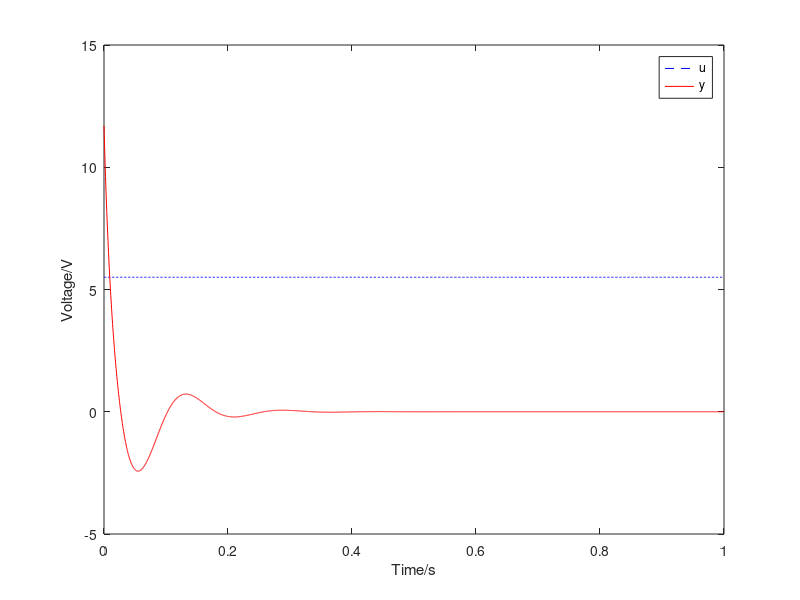

MATLAB code for this plot:
pkg load control;

clear;

R1=470e3;
R2=100e3;
R3=2e3;
R4=7.5e3;
K=1.03;
TE=1.3267e-3;
TM=0.0909;
ke=0.0286479;
kp=4.77;


G=tf([5.34e-8 4.43e-5 2.53e-3 2.28e-2 0], [2.5125e-8 2.2925e-5 2.8245e-3 1.07e-1 3.91818]);
stepsize=5.5;

[y_unit t]=step(G,1);
y=y_unit*stepsize;
u=ones(length(t),1)*stepsize;

figure
plot(t,u,'b--',t,y,'r-')
legend('u','y');
xlabel('Time/s');
ylabel('Voltage/V');
